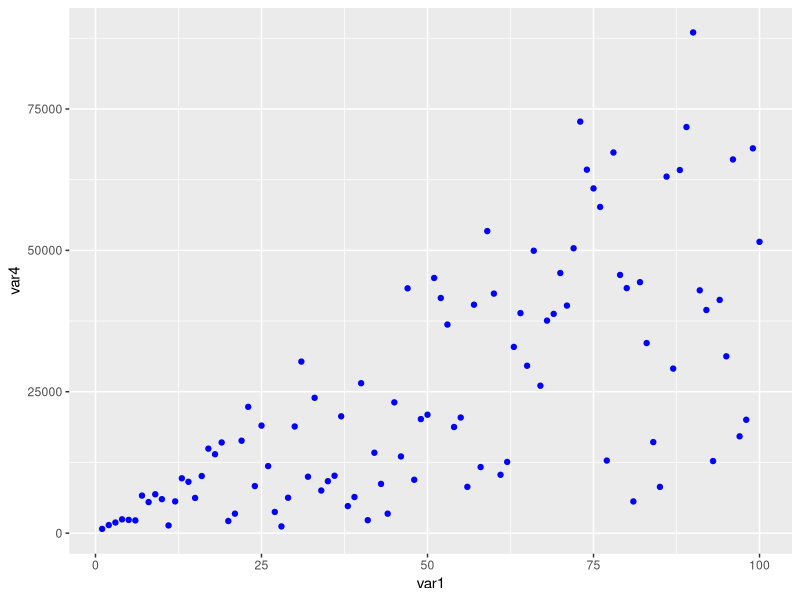

Write R code to recreate this figure.
library(dplyr)
library(ggplot2)

var1 <- 1:100
var2 <- runif(100, min=0, max=1000)
factors <- c("a","b","c","d")
var3 <- sample(factors, size = 100, replace = TRUE)

testframe <- as.data.frame(cbind(var1,var2,var3))
testframe$var1 = as.numeric(as.character(testframe$var1))
testframe$var2 = as.numeric(as.character(testframe$var2))
testframe$var3 = as.factor(testframe$var3)

testframe <- testframe %>% mutate(var4 = var1*var2)
testframe <- testframe %>% mutate(var5 = paste0(var4,var3))


ggplot(testframe, aes(x = var1, y = var4))+
  geom_point(colour="blue")
